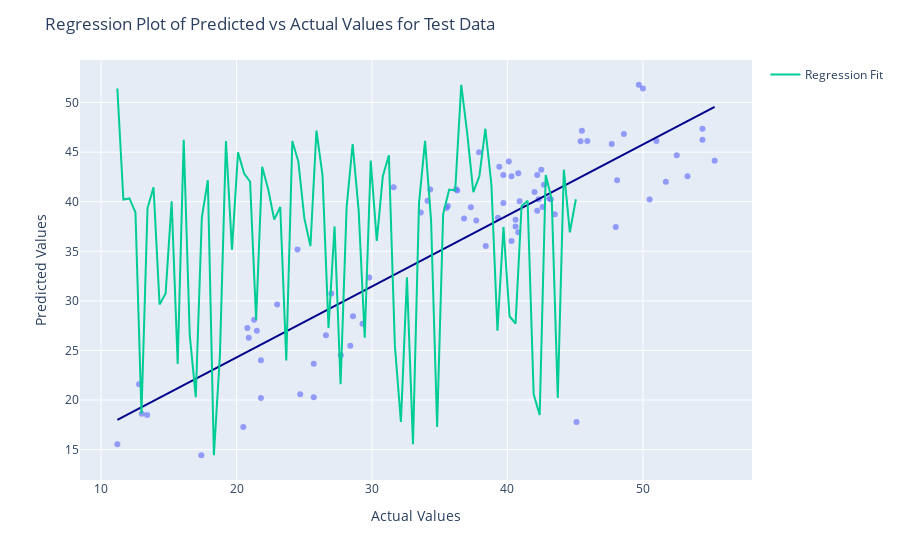
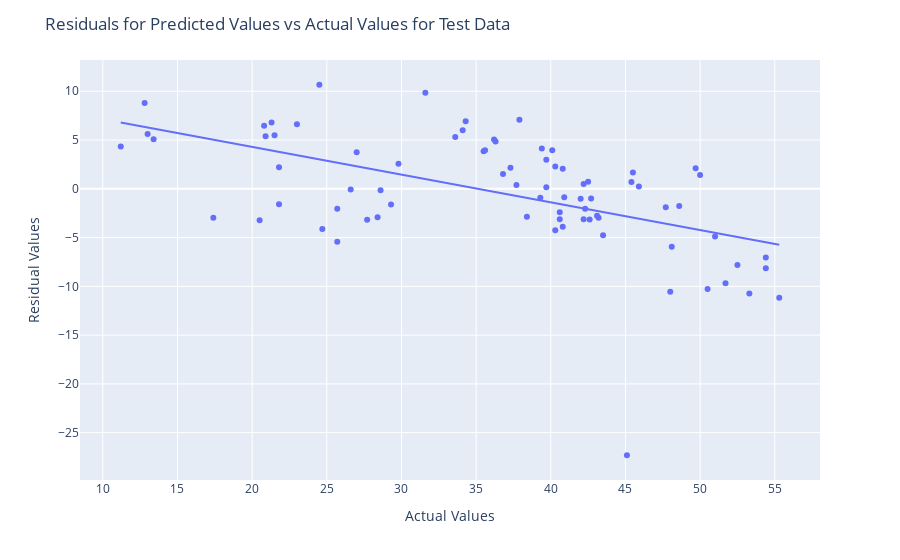

These figures' notebook cell, in order:
### Code cell
visualize2(y_test, yhat_lasso, "Test")
